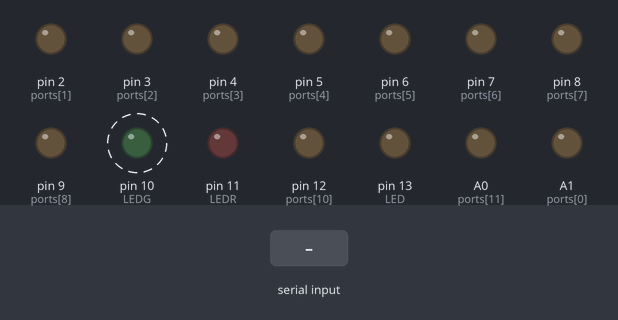
Recording of a sketch running on a simulated Arduino Uno, built with avr-gcc and run on an emulated ATmega328P. Parts: output pins drawn as LEDs (lit = HIGH). Dashed ring = blinking. The inputs (shaded band) are chosen by the test bench. What the sketch prints to the serial monitor is not drawn.

Above: at 1.2 s.
1.3 s: "90,45\n" received over Serial
4.3 s: "0\n" received over Serial
7.3 s: "1,90,45\n" received over Serial
Timing chart, 0 to 16.3 s (numbered marks = the images above; inputs shaded):
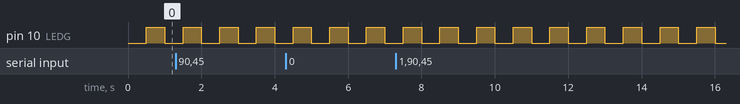

The sketch:

ArduValve.ino
```cpp
#include <Arduino.h>
#include "Montiey_Util.h"
// Example Serial command: "P5S1<newline>"

#define LED 13
#define LEDR 11
#define LEDG 10

#define PORTFLAG 'P'
#define STATEFLAG 'S'
#define ENDFLAG '\n'
#define CARRIAGEFLAG '\r'

#define MAXLEN 32

// int ports[] = {12, 11, 10, 9, 8, 7, 6, 5};	//Uno
int ports[] = {A1, 2, 3, 4, 5, 6, 7, 8, 9, A2, 12, A0};	//Nano
int numPorts = 0;

char * str = (char*) calloc(MAXLEN, sizeof(char));
int index = 0;


HandyTimer ledGTimer(500);

void setup() {

	pinMode(LED, OUTPUT);
	pinMode(LEDG, OUTPUT);
	pinMode(LEDR, OUTPUT);

	numPorts = sizeof(ports)/sizeof(ports[0]);

	for(int i = 0; i < numPorts; i++){
		pinMode(ports[i], OUTPUT);
		digitalWrite(ports[i], LOW);
	}

	////////

	Serial.begin(115200);

	Serial.println("======== Jason Harriot 2021 ========");
  Serial.println("https://github.com/Montiey/ArduValve");
	Serial.println("======= Manifold Adapter MK1 =======");
}

void set(int pin, bool state){
	// digitalWrite(LEDR, 1);
	digitalWrite(pin, state);
	// delay(250);
	// digitalWrite(LEDR, 0);
	// delay(250);
}

void loop() {
	if(ledGTimer.trigger()){
		digitalWrite(LEDG, !digitalRead(LEDG));
	}
	if(Serial.available()){
		char ch = Serial.read();

		if(ch == ENDFLAG || ch == CARRIAGEFLAG){
			Serial.println("");

			char* portStr = strchr(str, PORTFLAG)+1;
			char* stateStr = strchr(str, STATEFLAG)+1;

			int port = atoi(portStr);
			bool state = atoi(stateStr) == 0 ? false : true;

			// Serial.print("Port: ");
			// Serial.print(port);
			// Serial.print("\t");
			// Serial.println(state ? "ON" : "OFF");

			if(port < numPorts && port >= 0){
				set(ports[port], state);
			}

			memset(str, 0, MAXLEN);
			index = 0;

		} else{
			str[index] = ch;
			Serial.print(ch);

			index++;
			if(index >= MAXLEN){
				memset(str, 0, MAXLEN);
				index = 0;
			}
		}
	}
}
```

Montiey_Util.cpp
```cpp
#include <Arduino.h>
#include "Montiey_Util.h"

HandyTimer::HandyTimer(unsigned long a){
	interval = a;
}

bool HandyTimer::trigger(){
	checkTime = millis();
	if((checkTime - lastTime) >= interval){
		lastTime = checkTime;
		return true;
	}
	return false;
}
```

Montiey_Util.h
```cpp
#ifndef MONTIEY_UTIL_H
#define MONTIEY_UTIL_H

class HandyTimer {
	public:
		HandyTimer(unsigned long);
		bool trigger();
	private:
		unsigned long checkTime;
		unsigned long lastTime;
		unsigned long interval;
};

#endif
```

Measured:
- by itself, pin 10 (LEDG): alternates HIGH for 0.50 s and LOW for 0.50 s
